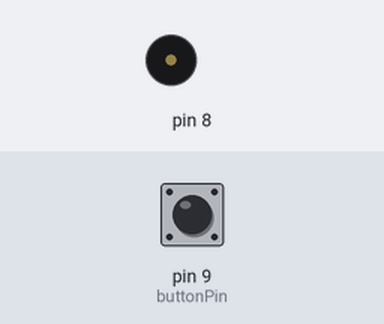
Simulated run of this sketch. Board: Arduino Uno, built with avr-gcc and run on an emulated ATmega328P. Parts: buzzer (waves = sounding). The test bench sets the inputs (shaded band); at power-on: pin 9 (buttonPin) HIGH.

Above: at 1.2 s.
1.3 s: pin 9 (buttonPin) pulled LOW for 0.15 s
At 3.4 s:
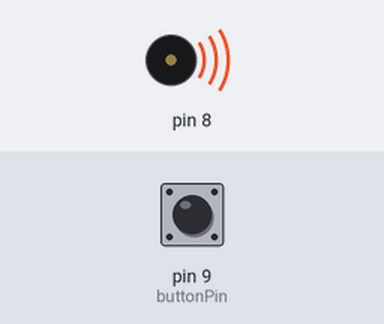
4.3 s: pin 9 (buttonPin) pulled LOW for 1 s
7.3 s: pin 9 (buttonPin) pulled LOW for 3.2 s
Timing chart, 0 to 13.6 s (numbered marks = the images above; inputs shaded):
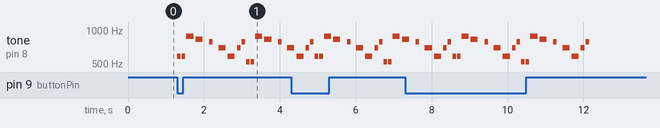

The sketch:

Sans_buzzer.ino
```cpp
//www.elegoo.com
//2016.12.08

#include "pitches.h"

// notes in the melody:
int melody[] = {
  NOTE_D5, NOTE_D5, NOTE_A5, NOTE_GS5, 0, NOTE_G5, 0, NOTE_F5, NOTE_D5, NOTE_F5, NOTE_G5, NOTE_C5, NOTE_C5, NOTE_A5, NOTE_GS5, 0, NOTE_G5, 0, NOTE_F5, NOTE_D5, NOTE_F5, NOTE_G5
  };
int duration = 1500;

int noteDuration[] = {
  16,16,8,8,16,16,16,8,8,16,16,16,16,8,8,16,16,16,8,8,16,16
};

int buttonPin = 9;

void setup() {

 pinMode(buttonPin, INPUT_PULLUP);

}

void loop() {

  if(digitalRead(buttonPin) == LOW) {

    for (int thisNote = 0; thisNote < 22; thisNote++) {
      // pin8 output the voice, every scale is 0.5 sencond
      int nDuration = duration / noteDuration[thisNote];

      tone(8, melody[thisNote], nDuration);

      int pauseBetweenNotes = nDuration * 1.3;

      // Output the voice after several minutes
      delay(pauseBetweenNotes);
    }
  }
}
```

Measured:
- after the input at 1.3 s, tone on pin 8: plays 587 Hz for 0.09 s, 587 Hz for 0.09 s, 880 Hz for 0.19 s, 831 Hz for 0.19 s, 784 Hz for 0.09 s, 698 Hz for 0.19 s … (15 notes in this stretch), starting at once
